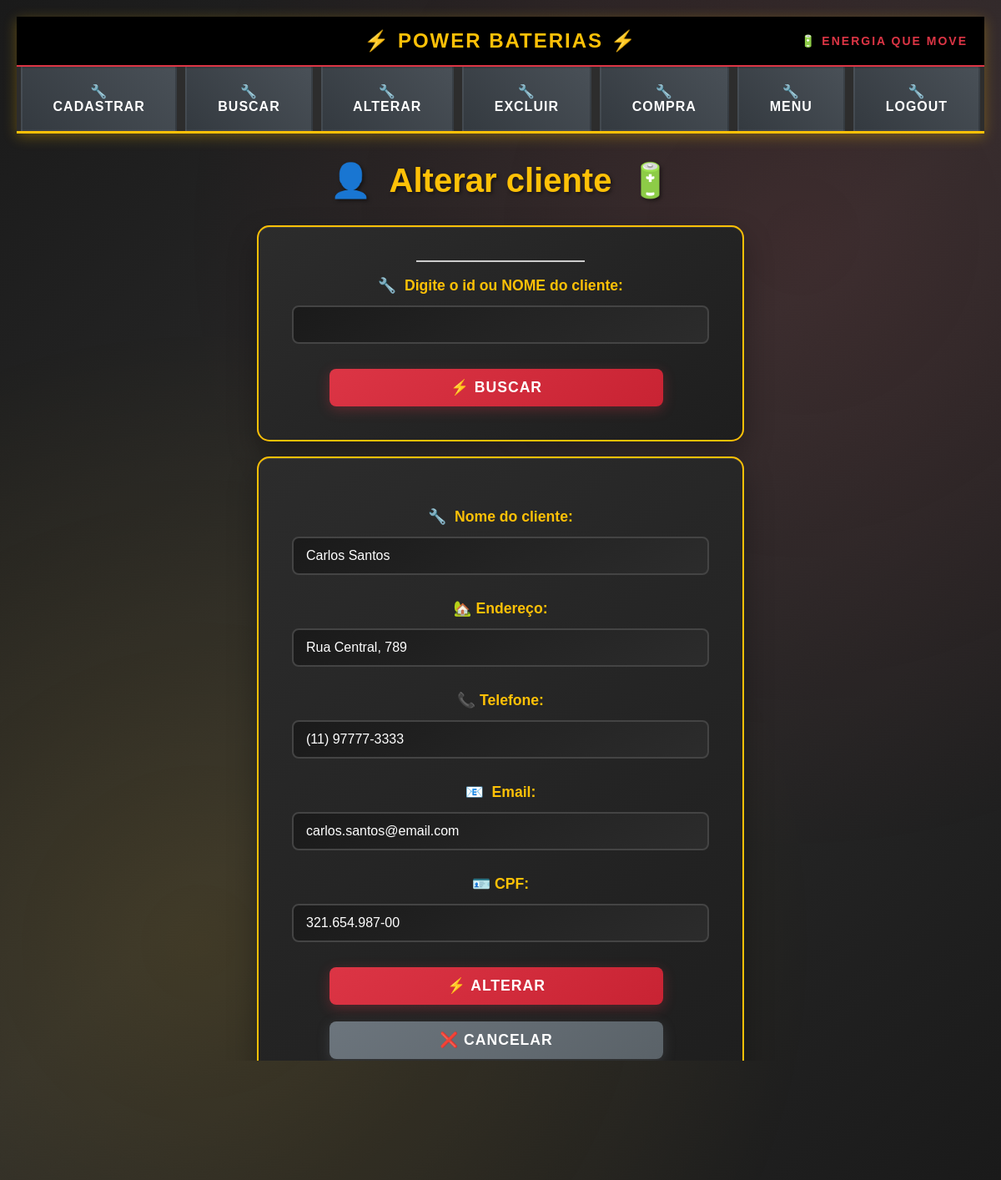
Screenshot of /Telas/alterar_cliente.php?id=3 (signed in) with the database file from the repository.
### tables this page shows
CREATE TABLE `cliente` (
  `id_cliente` int NOT NULL AUTO_INCREMENT,
  `nome_cliente` varchar(100) NOT NULL,
  `endereco` varchar(255) DEFAULT NULL,
  `telefone` varchar(20) DEFAULT NULL,
  `email` varchar(100) DEFAULT NULL,
  `cpf` varchar(50) DEFAULT NULL,
  PRIMARY KEY (`id_cliente`),
  UNIQUE KEY `email` (`email`)
);

### Telas/alterar_cliente.php (the view, shortened to what this page needs)
<?php
require_once 'menudrop.php';
$cliente = null;
if ($_SERVER["REQUEST_METHOD"]=="POST") {
    if (!empty($_POST['busca_cliente'])) {
        $busca = trim($_POST["busca_cliente"]);
    if(is_numeric($busca)) {
        $sql = "SELECT * FROM cliente WHERE id_cliente = :busca";
        $stmt = $pdo->prepare($sql);
        $stmt->bindParam(':busca' ,$busca,PDO::PARAM_INT);
    } else {
        $sql = "SELECT * FROM cliente WHERE nome_cliente LIKE :busca_nome";
        $stmt = $pdo->prepare($sql);
        $stmt->bindValue(':busca_nome', "$busca%", PDO::PARAM_STR);
    }
    $stmt->execute();
    $cliente = $stmt->fetch(PDO::FETCH_ASSOC);
    if(!$cliente){
        echo "<script>alert('Cliente não encontrado!');</script>";
    }
}
    } elseif ($_SERVER["REQUEST_METHOD"] == "GET") {
        if (!empty($_GET['id'])) {
            $busca = trim($_GET["id"]);
        if(is_numeric($busca)) {
            $sql = "SELECT * FROM cliente WHERE id_cliente = :busca";
            $stmt = $pdo->prepare($sql);
            $stmt->bindParam(':busca' ,$busca,PDO::PARAM_INT);
        } else {
            $sql = "SELECT * FROM cliente WHERE nome_cliente LIKE :busca_nome";
            $stmt = $pdo->prepare($sql);
            $stmt->bindValue(':busca_nome', "$busca%", PDO::PARAM_STR);
        }
        $stmt->execute();
        $cliente = $stmt->fetch(PDO::FETCH_ASSOC);
    }
}
?>
<!DOCTYPE html>
<html lang="pt-BR">
<head>
    <link rel="stylesheet" href="../CSS/cadastro.css">
</head>
<body>
<h2>Alterar cliente</h2>
    <form action="alterar_cliente.php" method="POST">
        <label for="busca_cliente">Digite o id ou NOME do cliente:</label>
        <input type="text" id="busca_cliente" name="busca_cliente" required onkeyup="buscarSugestoes()" >
        <div id="sugestoes">
        </div>
        <button type="submit">Buscar</button>
    </form>
    <?php if ($cliente): ?>
        <form action="processa_alteracao_cliente.php" method="POST">
            <label for="nome_cliente">Nome do cliente:</label>
            <input type="text" id="nome_cliente" name="nome_cliente" value="<?=htmlspecialchars($cliente['nome_cliente'])?>" required onkeypress="mascara(this,nome1)">
            <label for="endereco">Endereço:</label>
            <input type="text" id="endereco" name="endereco" value="<?=htmlspecialchars($cliente['endereco'])?>" required >
            <label for="telefone">Telefone:</label>
            <input type="text" id="telefone" name="telefone" value="<?=htmlspecialchars($cliente['telefone'])?>" required onkeypress="mascara(this,telefone1)" maxlength="15">
            <label for="email">Email:</label>
            <input type="email" id="email" name="email" value="<?=htmlspecialchars($cliente['email'])?>" required>
            <label for="cpf">CPF:</label>
            <input type="text" id="cpf" name="cpf" value="<?=htmlspecialchars($cliente['cpf'])?>" required onkeypress="mascara(this,cpf1)" maxlength="14">
            <button type="submit" class="cadastrar">Alterar</button>
            <button type="reset" class="excluir">Cancelar</button>
        </form>
        <?php endif; ?>
        <a href="principal.php" class="back-btn">Voltar ao Menu Principal</a>
</body>
</html>

### CSS/styles.css (style rules this page uses)
body { font-family: Arial, sans-serif; background-color: #f4f4f4; text-align: center; }
input, button { width: 100%; padding: 10px; margin: 5px 0; }
#sugestoes { background-color: #f4f4f4; border: 1px solid #ccc; position: absolute; width: 200px; }
form { width: 500px; margin: 50px auto; padding: 20px; background-color: #f9f9f9; border-radius: 10px; box-shadow: 0px 0px 10px rgba(0, 0, 0, 0.1); display: flex; flex-direction: column; align-items: center; }
label { display: block; font-weight: bold; margin-bottom: 5px; }
input[type="text"], input[type="email"], input[type="password"], select { width: 80%; padding: 8px; margin-bottom: 10px; border: 1px solid #ccc; border-radius: 5px; font-size: 16px; }
button { width: 80%; padding: 10px; background-color: #007bff; color: white; border: none; border-radius: 5px; font-size: 16px; cursor: pointer; transition: 0.3s; }

### CSS/cadastro.css (style rules this page uses)
body { font-family: 'Arial', sans-serif; background: linear-gradient(135deg, #1a1a1a 0%, #2c2c2c 50%, #1a1a1a 100%); color: #ffffff; margin: 0; padding: 20px; min-height: 100vh; background-attachment: fixed; }
body::before { content: ''; position: fixed; inset: 0; background-image: radial-gradient(circle at 20% 80%, rgba(255, 193, 7, 0.1) 0%, transparent 50%), radial-gradient(circle at 80% 20%, rgba(220, 53, 69, 0.1) 0%, transparent 50%); pointer-events: none; z-index: -1; }
h2 { text-align: center; color: #ffc107; font-size: 2.5em; margin-bottom: 30px; text-shadow: 2px 2px 4px rgba(0,0,0,0.5); font-weight: bold; }
h2::before { content: '🔋 '; margin-right: 10px; }
h2::after { content: ' ⚡'; margin-left: 10px; }
form { max-width: 600px; margin: 0 auto; background: linear-gradient(145deg, #2c2c2c, #1e1e1e); padding: 40px; border-radius: 15px; box-shadow: 0 15px 35px rgba(0,0,0,0.3), inset 0 1px 0 rgba(255,255,255,0.1); border: 2px solid #ffc107; }
label { display: block; margin-top: 20px; margin-bottom: 8px; color: #ffc107; font-weight: bold; font-size: 1.1em; }
label::before { content: '🔧 '; margin-right: 5px; }
input[type="text"], input[type="email"], input[type="date"], input[type="number"], input[type="password"] { width: 100%; padding: 12px 15px; border: 2px solid #444; border-radius: 8px; background: linear-gradient(145deg, #1a1a1a, #2c2c2c); color: #ffffff; font-size: 1em; transition: all 0.3s ease; box-sizing: border-box; }
button { padding: 12px 25px; border-radius: 8px; border: none; font-size: 1.1em; font-weight: bold; cursor: pointer; margin: 20px 10px 0 0; transition: all 0.3s ease; text-transform: uppercase; letter-spacing: 1px; }
button[type="submit"] { background: linear-gradient(145deg, #dc3545, #c82333); color: white; box-shadow: 0 4px 15px rgba(220, 53, 69, 0.3); }
button[type="submit"]::before { content: '⚡ '; }
button[type="reset"] { background: linear-gradient(145deg, #6c757d, #5a6268); color: white; box-shadow: 0 4px 15px rgba(108, 117, 125, 0.3); }
button[type="reset"]::before { content: '🔄 '; }
.back-btn { display: inline-block; margin-top: 30px; padding: 15px 30px; border-radius: 10px; text-decoration: none; background: linear-gradient(145deg, #333333, #2a2a2a); color: #FFD700; font-weight: bold; border: 2px solid #FFD700; transition: all 0.3s ease; font-size: 16px; }
.back-btn::before { content: "🏠 "; }
body::before { content: ''; position: fixed; top: 0; left: 0; right: 0; bottom: 0; background-image: radial-gradient(circle at 20% 80%, rgba(255, 193, 7, 0.1) 0%, transparent 50%), radial-gradient(circle at 80% 20%, rgba(220, 53, 69, 0.1) 0%, transparent 50%); pointer-events: none; z-index: -1; }
h2::before { content: '👤 '; margin-right: 10px; }
h2::after { content: ' 🔋'; margin-left: 10px; }
label[for="endereco"]::before { content: '🏡'; margin-right: 5px; }
label[for="telefone"]::before { content: '📞'; margin-right: 5px; }
label[for="cpf"]::before { content: '🪪'; margin-right: 5px; }
label[for="email"]::before { content: '📧 '; margin-right: 5px; }
input[type="text"], input[type="email"], input[type="password"], input[type="number"] { width: 100%; padding: 12px 15px; border: 2px solid #444; border-radius: 8px; background: linear-gradient(145deg, #1a1a1a, #2c2c2c); color: #ffffff; font-size: 1em; transition: all 0.3s ease; box-sizing: border-box; }
button.excluir { background: linear-gradient(145deg, #6c757d, #5a6268); color: white; box-shadow: 0 4px 15px rgba(108, 117, 125, 0.3); }
button.excluir::before { content: '❌ '; }

### Telas/menudrop.php (style rules this page uses)
body { margin: 0; padding: 0; background: linear-gradient(135deg, #2c3e50 0%, #34495e 100%); min-height: 100vh; }

### rows the page displays
cliente: nome_cliente "Carlos Santos", endereco "Rua Central, 789", telefone "(11) 97777-3333", email "carlos.santos@email.com", cpf "321.654.987-00"

### other values shown
$categoria "CADASTRAR"
$categoria "BUSCAR"
$categoria "ALTERAR"
$categoria "EXCLUIR"
$categoria "COMPRA"
$categoria "MENU"
$categoria "LOGOUT"
